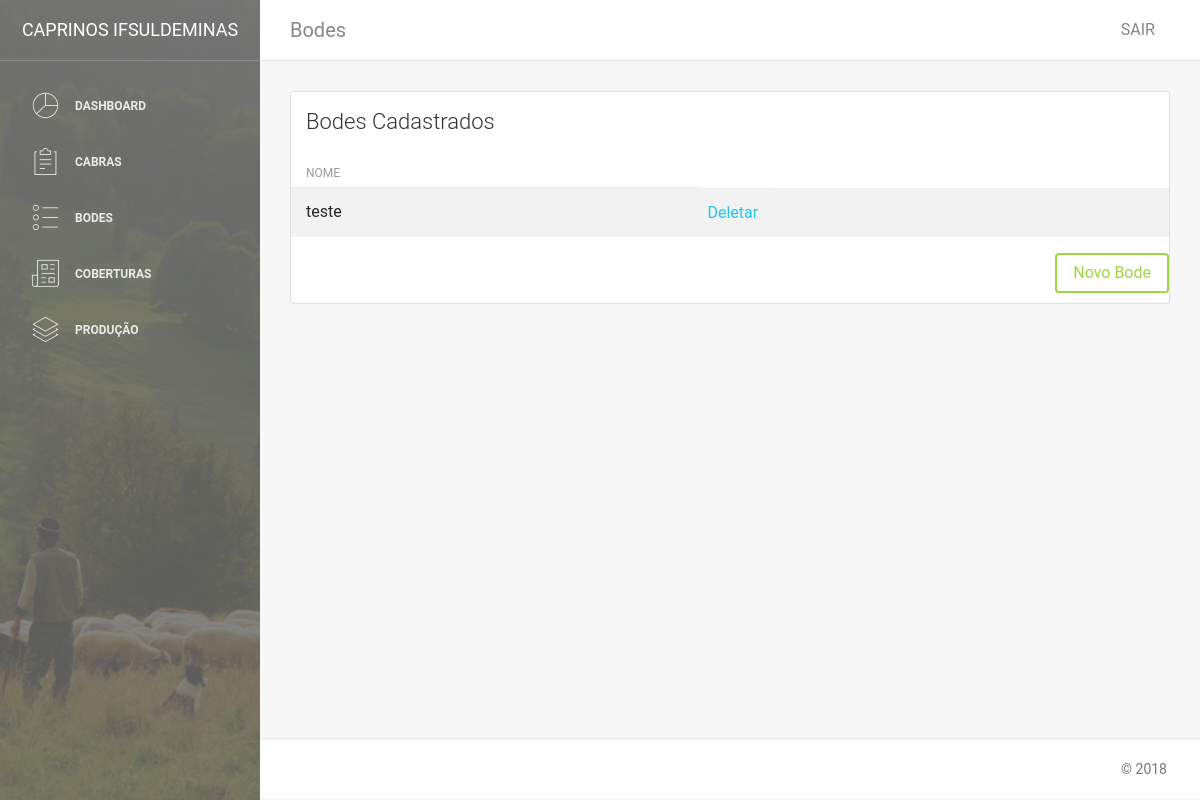
The app's page /animais/mostra_bodes/ (signed in), older data.
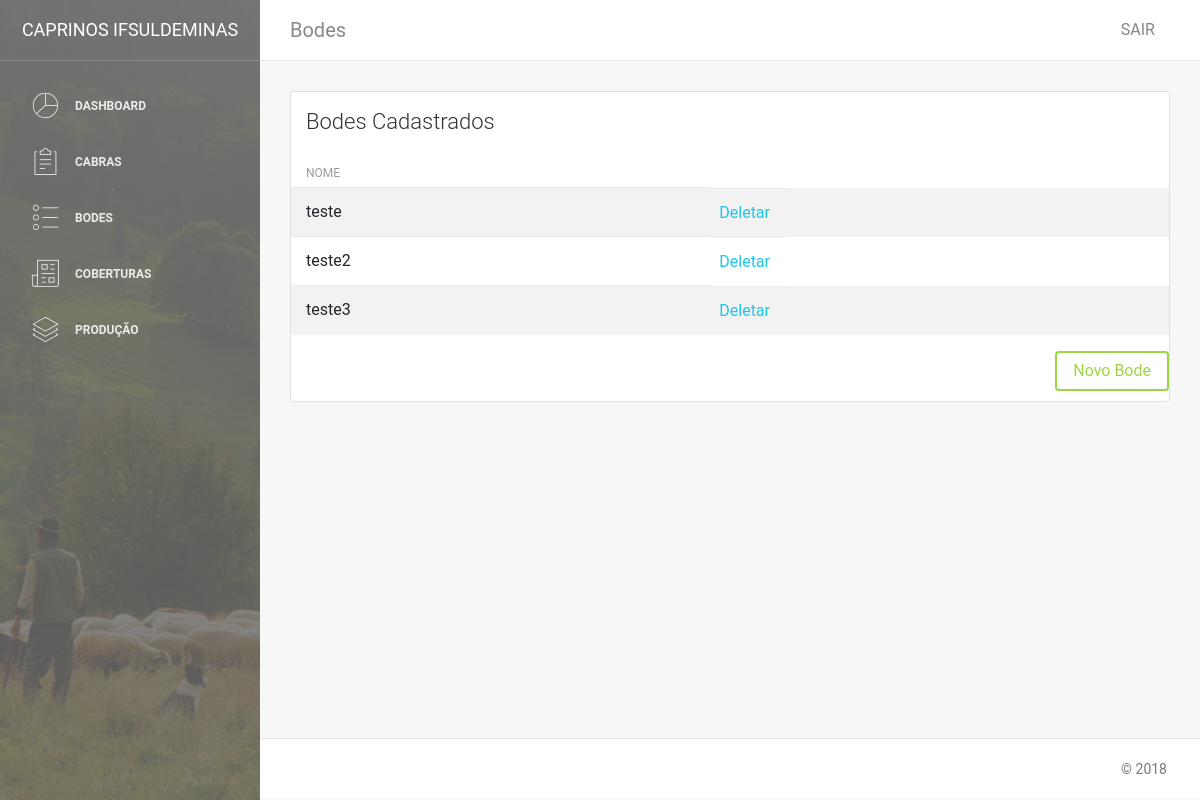
The same page, newer data.
### caprino/animais/models.py (models this page shows, shortened)
class Bode(models.Model):
    nome_bode = models.CharField(verbose_name='Nome', max_length=50, blank=True)
    id_fazenda = models.ForeignKey(Fazenda, verbose_name="Fazenda", on_delete=models.SET_NULL, null=True)
    class Meta:
        verbose_name = 'Bode'

### caprino/animais/views.py (the view)
# urls.py: path('mostra_bodes/', views.MostraBodes, name='Mostra_Bodes'),
@login_required
def MostraBodes(request):
    bodes = Bode.objects.all()
    return render(request, 'mostraBodes.html', {'bodes': bodes})

### templates/mostraBodes.html (shortened to what this page needs)
{% extends 'base.html' %}
{% block conteudo %}
<nav class="navbar navbar-expand-lg " color-on-scroll="500">
    <div class=" container-fluid  ">
        <a class="navbar-brand" href="#pablo">Bodes </a>
        <div class="collapse navbar-collapse justify-content-end" id="navigation">
            <ul class="nav navbar-nav mr-auto">
                <li class="nav-item">
                    <a href="#" class="nav-link" data-toggle="dropdown">
                    </a>
                </li>
            </ul>
            <ul class="navbar-nav ml-auto">
                <li class="nav-item">
                    <a class="nav-link" href="{% url 'caprino.contas:Sair' %}">
                        <span class="no-icon">SAIR</span>
                    </a>
                </li>
            </ul>
        </div>
    </div>
</nav>
<div class="content">
    <div class="container-fluid">
        <div class="row">
            <div class="col-md-12">
                <div class="card strpied-tabled-with-hover">
                    <div class="card-header ">
                        <h4 class="card-title">Bodes Cadastrados</h4>
                    </div>
                    <div class="card-body table-full-width table-responsive">
                        <table class="table table-hover table-striped">
                            <thead>
                                <tr>
                                    <th>Nome</th>
                                </tr>
                            </thead>
                            <tbody>
                                {% for bode in bodes %}
                                <tr>
                                    <td>{{ bode.nome_bode }}</td>
                                    <td>
                                        <a href="{% url 'caprino.animais:Delete_Bode' bode.id %}">Deletar</a>
                                    </td>
                                </tr>
                                {% endfor %}
                            </tbody>
                        </table>
                        <a style="float:right;" class="btn btn-success" href="{% url 'caprino.animais:Novo_Bode' %}" role="button">Novo Bode</a>
                    </div>
                </div>
            </div>
        </div>
    </div>
</div>
{% endblock %}

Row changes from the older to the newer data that the page shows:
added Bode: nome_bode "teste2"
added Bode: nome_bode "teste3"
